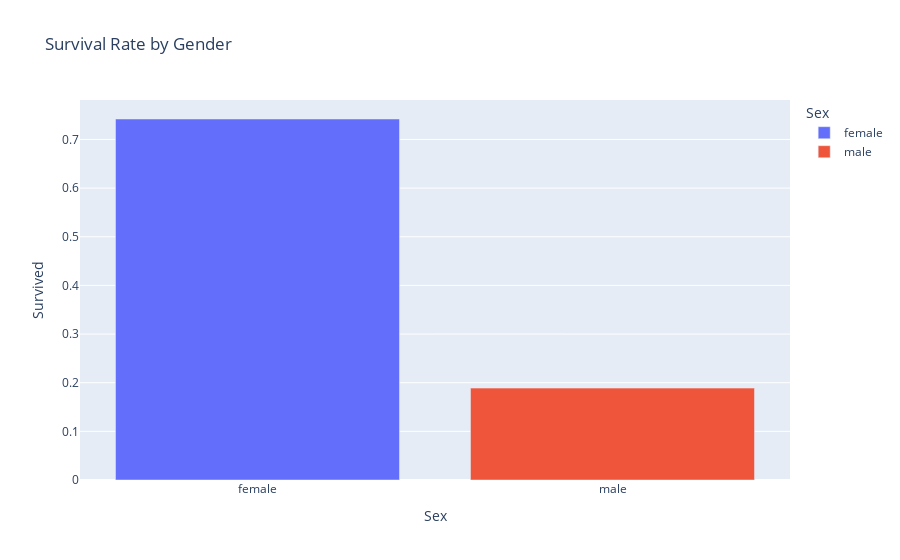

The cell this chart's notebook holds for it:
### Markdown cell above
<span style="font-size: 20px; color: Blue;">Survival rate by gender</span>

### Code cell
survival_data = data.groupby("Sex")["Survived"].mean().reset_index()
survival_data
fig = px.bar(survival_data, x="Sex", y="Survived", color="Sex", title='Survival Rate by Gender')
fig.show()

### Figure 1 — Plotly figure (JSON) as saved in the notebook; plotly's stock layout.template omitted (floating-point values rounded to 4 significant figures)
{"data": [{"alignmentgroup": "True", "hovertemplate": "Sex=%{x}<br>Survived=%{y}<extra></extra>", "legendgroup": "female", "marker": {"color": "#636efa", "pattern": {"shape": ""}}, "name": "female", "offsetgroup": "female", "orientation": "v", "showlegend": true, "textposition": "auto", "type": "bar", "x": ["female"], "xaxis": "x", "y": [0.742], "yaxis": "y"}, {"alignmentgroup": "True", "hovertemplate": "Sex=%{x}<br>Survived=%{y}<extra></extra>", "legendgroup": "male", "marker": {"color": "#EF553B", "pattern": {"shape": ""}}, "name": "male", "offsetgroup": "male", "orientation": "v", "showlegend": true, "textposition": "auto", "type": "bar", "x": ["male"], "xaxis": "x", "y": [0.1889], "yaxis": "y"}], "layout": {"autosize": true, "barmode": "relative", "legend": {"title": {"text": "Sex"}, "tracegroupgap": 0}, "title": {"text": "Survival Rate by Gender"}, "xaxis": {"anchor": "y", "autorange": true, "categoryarray": ["female", "male"], "categoryorder": "array", "domain": [0, 1], "range": [-0.5, 1.5], "title": {"text": "Sex"}, "type": "category"}, "yaxis": {"anchor": "x", "autorange": true, "domain": [0, 1], "range": [0, 0.7811], "title": {"text": "Survived"}, "type": "linear"}}}
